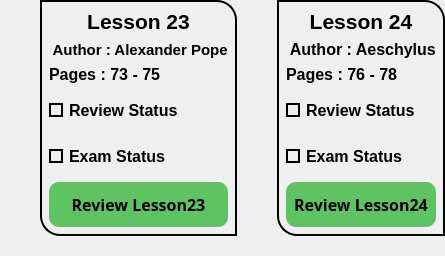
            <widget class="QWidget" name="widget_58" native="true">
             <property name="maximumSize">
              <size>
               <width>16777215</width>
               <height>280</height>
              </size>
             </property>
             <layout class="QHBoxLayout" name="horizontalLayout_14">
              <property name="spacing">
               <number>0</number>
              </property>
              <property name="leftMargin">
               <number>0</number>
              </property>
              <property name="topMargin">
               <number>0</number>
              </property>
              <property name="rightMargin">
               <number>0</number>
              </property>
              <property name="bottomMargin">
               <number>0</number>
              </property>
              <item>
               <widget class="QWidget" name="widget_65" native="true">
                <property name="styleSheet">
                 <string notr="true"/>
                </property>
                <layout class="QVBoxLayout" name="verticalLayout_51">
                 <property name="spacing">
                  <number>0</number>
                 </property>
                 <property name="leftMargin">
                  <number>40</number>
                 </property>
                 <property name="topMargin">
                  <number>0</number>
                 </property>
                 <property name="rightMargin">
                  <number>0</number>
                 </property>
                 <property name="bottomMargin">
                  <number>20</number>
                 </property>
                 <item>
                  <widget class="QWidget" name="widget_66" native="true">
                   <property name="styleSheet">
                    <string notr="true">border-bottom-left-radius:20px;
border-top-right-radius:20px;
border:2px solid black;
</string>
                   </property>
                   <layout class="QVBoxLayout" name="verticalLayout_52">
                    <item>
                     <widget class="QLabel" name="label_71">
                      <property name="font">
                       <font>
                        <family>Tahoma</family>
                        <pointsize>16</pointsize>
                        <bold>true</bold>
                       </font>
                      </property>
                      <property name="styleSheet">
                       <string notr="true">color:black;
border:none;</string>
                      </property>
                      <property name="text">
                       <string>Lesson 23</string>
                      </property>
                      <property name="alignment">
                       <set>Qt::AlignCenter</set>
                      </property>
                     </widget>
                    </item>
                    <item>
                     <widget class="QLabel" name="label_72">
                      <property name="minimumSize">
                       <size>
                        <width>0</width>
                        <height>5</height>
                       </size>
                      </property>
                      <property name="font">
                       <font>
                        <family>Tahoma</family>
                        <pointsize>11</pointsize>
                        <bold>true</bold>
                       </font>
                      </property>
                      <property name="styleSheet">
                       <string notr="true">color:black;
border:none;</string>
                      </property>
                      <property name="text">
                       <string> Author : Alexander Pope</string>
                      </property>
                      <property name="alignment">
                       <set>Qt::AlignLeading|Qt::AlignLeft|Qt::AlignVCenter</set>
                      </property>
                     </widget>
                    </item>
                    <item>
                     <widget class="QLabel" name="label_73">
                      <property name="minimumSize">
                       <size>
                        <width>0</width>
                        <height>0</height>
                       </size>
                      </property>
                      <property name="font">
                       <font>
                        <family>Tahoma</family>
                        <pointsize>12</pointsize>
                        <bold>true</bold>
                       </font>
                      </property>
                      <property name="styleSheet">
                       <string notr="true">color:black;
border:none;</string>
                      </property>
                      <property name="text">
                       <string>Pages : 73 - 75</string>
                      </property>
                      <property name="alignment">
                       <set>Qt::AlignBottom|Qt::AlignLeading|Qt::AlignLeft</set>
                      </property>
                     </widget>
                    </item>
                    <item>
                     <widget class="QCheckBox" name="checkBox45">
                      <property name="minimumSize">
                       <size>
                        <width>0</width>
                        <height>40</height>
                       </size>
                      </property>
                      <property name="font">
                       <font>
                        <family>Tahoma</family>
                        <pointsize>12</pointsize>
                        <bold>true</bold>
                       </font>
                      </property>
                      <property name="layoutDirection">
                       <enum>Qt::LeftToRight</enum>
                      </property>
                      <property name="styleSheet">
                       <string notr="true">QCheckBox::indicator {
	border:2px solid black;	

}
QCheckBox::indicator:checked {
    background-color: qradialgradient(spread:pad, 
                            cx:0.5,
                            cy:0.5,
                            radius:0.9,
                            fx:0.5,
                            fy:0.5,
                            stop:0 rgba(0, 255, 0, 255), 
                            stop:1 rgba(0, 64, 0, 255));
}

QCheckBox{
	color:black;
	border:none;
}
</string>
                      </property>
                      <property name="text">
                       <string>Review Status</string>
                      </property>
                      <property name="iconSize">
                       <size>
                        <width>40</width>
                        <height>40</height>
                       </size>
                      </property>
                      <property name="tristate">
                       <bool>false</bool>
                      </property>
                     </widget>
                    </item>
                    <item>
                     <widget class="QCheckBox" name="checkBox46">
                      <property name="minimumSize">
                       <size>
                        <width>0</width>
                        <height>40</height>
                       </size>
                      </property>
                      <property name="font">
                       <font>
                        <family>Tahoma</family>
                        <pointsize>12</pointsize>
                        <bold>true</bold>
                       </font>
                      </property>
                      <property name="styleSheet">
                       <string notr="true">QCheckBox::indicator {
	border:2px solid black;	
}
QCheckBox::indicator:checked {
    background-color: qradialgradient(spread:pad, 
                            cx:0.5,
                            cy:0.5,
                            radius:0.9,
                            fx:0.5,
                            fy:0.5,
                            stop:0 rgba(0, 255, 0, 255), 
                            stop:1 rgba(0, 64, 0, 255));
}
QCheckBox{
	color:black;
	border:none;
}</string>
                      </property>
                      <property name="text">
                       <string>Exam Status</string>
                      </property>
                     </widget>
                    </item>
                    <item>
                     <widget class="QPushButton" name="btn23">
                      <property name="minimumSize">
                       <size>
                        <width>0</width>
                        <height>45</height>
                       </size>
                      </property>
                      <property name="font">
                       <font>
                        <family>Sitka Small Semibold</family>
                        <pointsize>12</pointsize>
                        <bold>true</bold>
                       </font>
                      </property>
                      <property name="cursor">
                       <cursorShape>PointingHandCursor</cursorShape>
                      </property>
                      <property name="styleSheet">
                       <string notr="true">border:none;
border-radius:10px;
color:black;
background-color: rgb(96, 195, 99);</string>
                      </property>
                      <property name="text">
                       <string>Review Lesson23</string>
                      </property>
                     </widget>
                    </item>
                   </layout>
                  </widget>
                 </item>
                </layout>
               </widget>
              </item>
              <item>
               <widget class="QWidget" name="widget_63" native="true">
                <property name="styleSheet">
                 <string notr="true"/>
                </property>
                <layout class="QVBoxLayout" name="verticalLayout_49">
                 <property name="spacing">
                  <number>0</number>
                 </property>
                 <property name="leftMargin">
                  <number>40</number>
                 </property>
                 <property name="topMargin">
                  <number>0</number>
                 </property>
                 <property name="rightMargin">
                  <number>0</number>
                 </property>
                 <property name="bottomMargin">
                  <number>20</number>
                 </property>
                 <item>
                  <widget class="QWidget" name="widget_64" native="true">
                   <property name="styleSheet">
                    <string notr="true">border-bottom-left-radius:20px;
border-top-right-radius:20px;
border:2px solid black;
</string>
                   </property>
                   <layout class="QVBoxLayout" name="verticalLayout_50">
                    <item>
                     <widget class="QLabel" name="label_68">
                      <property name="font">
                       <font>
                        <family>Tahoma</family>
                        <pointsize>16</pointsize>
                        <bold>true</bold>
                       </font>
                      </property>
                      <property name="styleSheet">
                       <string notr="true">color:black;
border:none;</string>
                      </property>
                      <property name="text">
                       <string>Lesson 24</string>
                      </property>
                      <property name="alignment">
                       <set>Qt::AlignCenter</set>
                      </property>
                     </widget>
                    </item>
                    <item>
                     <widget class="QLabel" name="label_69">
                      <property name="minimumSize">
                       <size>
                        <width>0</width>
                        <height>5</height>
                       </size>
                      </property>
                      <property name="font">
                       <font>
                        <family>Tahoma</family>
                        <pointsize>12</pointsize>
                        <bold>true</bold>
                       </font>
                      </property>
                      <property name="styleSheet">
                       <string notr="true">color:black;
border:none;</string>
                      </property>
                      <property name="text">
                       <string> Author : Aeschylus</string>
                      </property>
                      <property name="alignment">
                       <set>Qt::AlignLeading|Qt::AlignLeft|Qt::AlignVCenter</set>
                      </property>
                     </widget>
                    </item>
                    <item>
                     <widget class="QLabel" name="label_70">
                      <property name="minimumSize">
                       <size>
                        <width>0</width>
                        <height>0</height>
                       </size>
                      </property>
                      <property name="font">
                       <font>
                        <family>Tahoma</family>
                        <pointsize>12</pointsize>
                        <bold>true</bold>
                       </font>
                      </property>
                      <property name="styleSheet">
                       <string notr="true">color:black;
border:none;</string>
                      </property>
                      <property name="text">
                       <string>Pages : 76 - 78</string>
                      </property>
                      <property name="alignment">
                       <set>Qt::AlignBottom|Qt::AlignLeading|Qt::AlignLeft</set>
                      </property>
                     </widget>
                    </item>
                    <item>
                     <widget class="QCheckBox" name="checkBox47">
                      <property name="minimumSize">
                       <size>
                        <width>0</width>
                        <height>40</height>
                       </size>
                      </property>
                      <property name="font">
                       <font>
                        <family>Tahoma</family>
                        <pointsize>12</pointsize>
                        <bold>true</bold>
                       </font>
                      </property>
                      <property name="layoutDirection">
                       <enum>Qt::LeftToRight</enum>
                      </property>
                      <property name="styleSheet">
                       <string notr="true">QCheckBox::indicator {
	border:2px solid black;	

}
QCheckBox::indicator:checked {
    background-color: qradialgradient(spread:pad, 
                            cx:0.5,
                            cy:0.5,
                            radius:0.9,
                            fx:0.5,
                            fy:0.5,
                            stop:0 rgba(0, 255, 0, 255), 
                            stop:1 rgba(0, 64, 0, 255));
}

QCheckBox{
	color:black;
	border:none;
}
</string>
                      </property>
                      <property name="text">
                       <string>Review Status</string>
                      </property>
                      <property name="iconSize">
                       <size>
                        <width>40</width>
                        <height>40</height>
                       </size>
                      </property>
                      <property name="tristate">
                       <bool>false</bool>
                      </property>
                     </widget>
                    </item>
                    <item>
                     <widget class="QCheckBox" name="checkBox48">
                      <property name="minimumSize">
                       <size>
                        <width>0</width>
                        <height>40</height>
                       </size>
                      </property>
                      <property name="font">
                       <font>
                        <family>Tahoma</family>
                        <pointsize>12</pointsize>
                        <bold>true</bold>
                       </font>
                      </property>
                      <property name="styleSheet">
                       <string notr="true">QCheckBox::indicator {
	border:2px solid black;	
}
QCheckBox::indicator:checked {
    background-color: qradialgradient(spread:pad, 
                            cx:0.5,
                            cy:0.5,
                            radius:0.9,
                            fx:0.5,
                            fy:0.5,
                            stop:0 rgba(0, 255, 0, 255), 
                            stop:1 rgba(0, 64, 0, 255));
}
QCheckBox{
	color:black;
	border:none;
}</string>
                      </property>
                      <property name="text">
                       <string>Exam Status</string>
                      </property>
                     </widget>
                    </item>
                    <item>
                     <widget class="QPushButton" name="btn24">
                      <property name="minimumSize">
                       <size>
                        <width>0</width>
                        <height>45</height>
                       </size>
                      </property>
                      <property name="font">
                       <font>
                        <family>Sitka Small Semibold</family>
                        <pointsize>12</pointsize>
                        <bold>true</bold>
                       </font>
                      </property>
                      <property name="cursor">
                       <cursorShape>PointingHandCursor</cursorShape>
                      </property>
                      <property name="styleSheet">
                       <string notr="true">border:none;
border-radius:10px;
color:black;
background-color: rgb(96, 195, 99);</string>
                      </property>
                      <property name="text">
                       <string>Review Lesson24</string>
                      </property>
                     </widget>
                    </item>
                   </layout>
                  </widget>
                 </item>
                </layout>
               </widget>
              </item>
             </layout>
            </widget>
